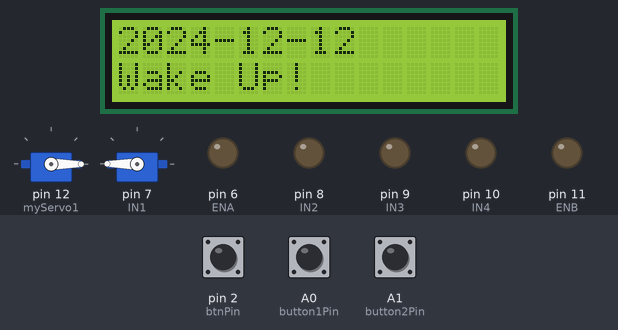
Simulated run of this sketch. Board: Arduino Uno, built with avr-gcc and run on an emulated ATmega328P. Shown: 16×2 character LCD, 2 × servo, output pins drawn as LEDs (lit = HIGH). Inputs (shaded band) come from the test bench; at power-on: A0 (button1Pin) HIGH, A1 (button2Pin) HIGH, pin 2 (btnPin) HIGH. The local clock reads 2024-03-15 10:24:30 at power-on unless the sketch sets it; what the sketch prints to the serial monitor is not drawn.

Above: at 12.6 s.
12.7 s: A0 (button1Pin) pulled LOW for 3.2 s
At 14.6 s:
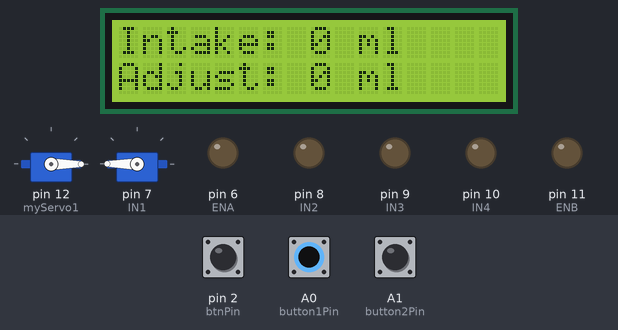
17.4 s: A1 (button2Pin) pulled LOW for 0.35 s
At 17.7 s:
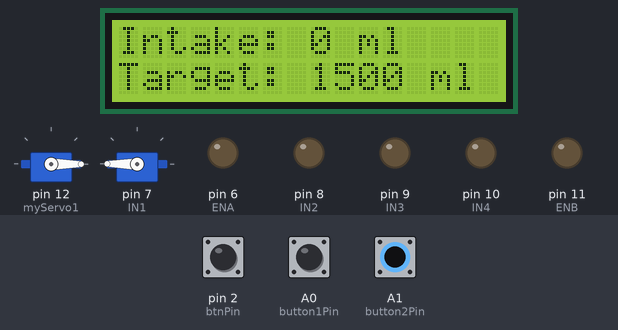
19.2 s: A0 (button1Pin) pulled LOW for 0.35 s
At 19.8 s:
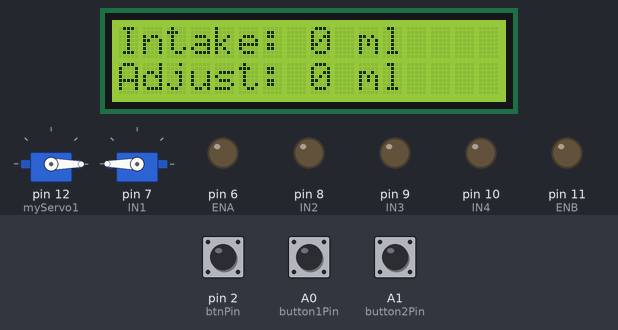
21.0 s: A1 (button2Pin) pulled LOW for 1 s
At 21.6 s:
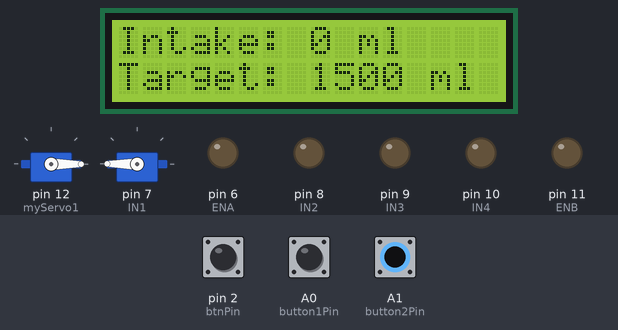
Timing chart, 0 to 24.0 s (numbered marks = the images above; inputs shaded):
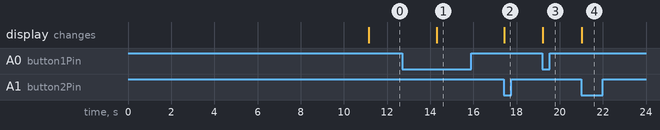

Measured:
- after the input at 12.7 s, the display: changes after 1.6 s (image 1)
- after the input at 17.4 s, the display: changes at once (image 2)
- after the input at 19.2 s, the display: changes at once (image 3)
- after the input at 21.0 s, the display: changes at once (image 4)

The sketch:

main.ino
```cpp
#include <ThreeWire.h>
#include <RtcDS1302.h>
#include <LiquidCrystal_I2C.h>
#include <Servo.h>

#define ENA 6   // 왼쪽 바퀴 속도 제어 (PWM 핀)
#define IN1 7   // 왼쪽 바퀴 제어 핀 1
#define IN2 8   // 왼쪽 바퀴 제어 핀 2

#define ENB 11  // 오른쪽 바퀴 속도 제어 (PWM 핀)
#define IN3 9   // 오른쪽 바퀴 제어 핀 1
#define IN4 10  // 오른쪽 바퀴 제어 핀 2

#define button1Pin A0 // 첫 번째 버튼 (감소)
#define button2Pin A1 // 두 번째 버튼 (조절/저장)
#define button3Pin 1 // 세 번째 버튼 (증가)

ThreeWire myWire(4, 5, 3); // IO, SCLK, CE 디지털 연결 번호
RtcDS1302<ThreeWire> Rtc(myWire);
LiquidCrystal_I2C lcd(0x27, 16, 2); // LCD 주소, 크기 (16x2)

int buzzerPin = 13;       // 부저 핀 8 -> 13
int btnPin = 2;          // 버튼 핀
int count = 0; // 알람 카운트
bool isBuzzerOn = true; // 부저 상태 (기본값: 꺼짐)

Servo myServo1; // 첫 번째 서보 객체 생성 (= 오른쪽 눈썹)
Servo myServo2; // 두 번째 서보 객체 생성 (= 왼쪽 눈썹)
int brow_R = 0; // 오른쪽 눈썹 초기화 각도
int brow_L = 180; // 왼쪽 눈썹 초기화 각도

// 변수 초기화
int currentIntake = 0; // 현재 섭취량
int targetIntake = 1500; // 목표 섭취량
int tempIntake = 0; // 임시 섭취량
bool adjustMode = false; // 조절 모드 플래그

void setup() {
    Serial.begin(9600);
    lcd.begin();
    lcd.backlight();
    Rtc.Begin();
    pinMode(buzzerPin, OUTPUT);
    pinMode(btnPin, INPUT_PULLUP); // 버튼 핀을 풀업 저항으로 설정
    // RTC 모듈 초기화 (2024년 12월 9일 오전 12시 2분)
    RtcDateTime compiled(2024, 12, 12, 12, 2, 50);
    Rtc.SetDateTime(compiled);

    // 초기화 메시지 출력
    RtcDateTime now = Rtc.GetDateTime();
    printDateTime(now);
    Serial.println();
    lcd.clear();
    lcd.print("RTC Initialized");
    delay(2000);
    myServo1.attach(12); // 서보1 핀 번호 9 - > 12
    myServo1.write(brow_R); // 오른쪽 눈썹(= 서보1) 초기 각도 설정
    myServo2.attach(7); // 서보2 핀 번호 7 -> 2
    myServo2.write(brow_L); // 왼쪽 눈썹(서보2) 초기 각도 설정
    Serial.begin(9600); // 시리얼 통신 시작
    Serial.println("서보 제어 프로그램 시작");
    Serial.println("1: 각도 증가, 2: 원래 각도로 복귀");

    // 핀 모드 설정
    pinMode(ENA, OUTPUT);
    pinMode(IN1, OUTPUT);
    pinMode(IN2, OUTPUT);

    pinMode(ENB, OUTPUT);
    pinMode(IN3, OUTPUT);
    pinMode(IN4, OUTPUT);

    pinMode(button1Pin, INPUT_PULLUP);
    pinMode(button2Pin, INPUT_PULLUP);
    pinMode(button3Pin, INPUT_PULLUP);
}

void loop() {
    static int lastButtonState = HIGH; // 이전 버튼 상태 저장
    static bool buttonPressed = false; // 버튼이 눌렸는지 여부

    int btnState = digitalRead(btnPin); // 버튼 상태 읽기

    // 버튼 눌림 확인 (디바운싱 처리 추가)
    if (btnState == LOW && lastButtonState == HIGH) {
        delay(50); // 디바운싱을 위한 잠시 대기
        buttonPressed = !buttonPressed; // 상태 토글
        if (buttonPressed) {
            isBuzzerOn = true; // 부저 끄기
            noTone(buzzerPin); // 부저 소리 끄기
            Serial.println("Button Pressed: Buzzer ON");
        } else {
            isBuzzerOn = false; // 부저 켜기
            Serial.println("Button Released: Buzzer OFF");
        }
    }

    lastButtonState = btnState; // 버튼 상태 업데이트
    if (count < 3) {
      Serial.print(count);
      Serial.println("번 시작");
      // 현재 시간 가져오기
      RtcDateTime now = Rtc.GetDateTime();
      printDateTime(now);
      Serial.println();

      // 특정 시간에 LCD 메시지 출력 및 멜로디 재생
      if (now.Year() == 2024 && now.Month() == 12 && now.Day() == 12 && now.Hour() == 12 && now.Minute() == 3) {
          lcd.clear();
          lcd.print("2024-12-12");
          lcd.setCursor(0, 1);
          lcd.print("Wake Up!");

          // 부저 상태가 켜져 있으면 멜로디 재생
          if (isBuzzerOn) {
              if(count == 0){
                 Serial.print(brow_R);
                 Serial.print(brow_L);
                 Serial.println(" 눈썹각도");
              }
              Serial.println("시작");
              playMelody();
              Serial.println("끝남");
              stopMovement();
              if(count == 3){
                 // eyebrow(count);
              }
          }
      } else {
          noTone(buzzerPin); // 알람 시간이 아니면 부저 끄기
      }
    }else{
      Serial.print("카운트 종료");
      updateIntake();
    }
    delay(3000); // 1초 대기
}

void playMelody() {
  int melody[] =    { 330, 330, 330, 330, 330, 330, 330, 392, 262, 294, 330, 349, 349, 349, 349, 349, 330, 330, 330, 330, 294, 294, 330, 294, 392 };
  int durations[] = { 300, 300, 600, 300, 300, 600, 300, 300, 300, 300, 600, 300, 300, 300, 300, 300, 300, 300, 300, 300, 300, 300, 300, 300, 600};
  int delays[] =    { 300, 300, 600, 300, 300, 600, 300, 300, 300, 300, 600, 300, 300, 300, 300, 300, 300, 300, 300, 300, 300, 300, 300, 600, 600 };
   for (int i = 0; i < 25; i++) {
    // 버튼 상태를 계속 확인
    if (i == 1){
      eyebrow(count);
      moveForward();
    }
    if (i == 7){
       moveBackward();
    }
    if (i == 13){
      turnLeft();
    }
    if(i==16){
      moveForward();
    }
    if(i==21){
      turnRight();
    }

    int btnState = digitalRead(btnPin); // 버튼 상태 읽기
    if (btnState == HIGH) {
      Serial.println("Button pressed, stopping melody.");
      // 버튼으로 꺼짐 -> 상태변화 주기 --
      count = 3;
      eyebrow(count);
      return; // 버튼이 눌리면 함수 종료
    }

    tone(buzzerPin, melody[i], durations[i]); // 현재 음 재생
    delay(delays[i]);
  }
  count = count + 1;
  // 소절 간 대기
  delay(1000);
}

void printDateTime(const RtcDateTime& dt) {
    char datestring[20];
    snprintf_P(datestring, sizeof(datestring), PSTR("%02u/%02u/%04u %02u:%02u:%02u"),
               dt.Month(), dt.Day(), dt.Year(), dt.Hour(), dt.Minute(), dt.Second());
    Serial.print(datestring);
}

void eyebrow(int alarmcount){
  if (alarmcount == 1 || alarmcount == 2) { // '1'을 입력받으면 --> 알람이 울리면
    if (brow_R < 50) { // 오른쪽 눈썹 최대 각도 50도
      brow_R += 25;
      if (brow_R > 50) {
        brow_R = 50; // 50도를 초과하지 않도록 제한
      }
      myServo1.write(brow_R); // 오른쪽 눈썹 각도 설정
      Serial.print("서보1 현재 각도: ");
      Serial.println(brow_R);
    }

    if (brow_L > 130) { // 왼쪽 눈썹 최소 각도 130도
      brow_L -= 25;
      if (brow_L < 130) {
        brow_L = 130; // 각도가 130도 미만이 되지 않도록 제한
      }
      myServo2.write(brow_L); // 왼쪽 눈썹 각도 설정
      Serial.print("서보2 현재 각도: ");
      Serial.println(brow_L);
    }
  }
  if (alarmcount > 2) { // '2'를 입력받으면 --> 알람을 끄면
    brow_R = 0;
    myServo1.write(brow_R); // 오른쪽 눈썹 각도를 0도로 설정
    Serial.println("오른쪽 눈썹 원래 각도로 복귀");

    brow_L = 180;
    myServo2.write(brow_L); // 왼쪽 눈썹 각도를 180도로 설정
    Serial.println("왼쪽 눈썹 원래 각도로 복귀");
  }
}

// 모든 모터 정지 함수
void stopMovement() {
  digitalWrite(IN1, LOW);
  digitalWrite(IN2, LOW);
  digitalWrite(IN3, LOW);
  digitalWrite(IN4, LOW);
  analogWrite(ENA, 0);
  analogWrite(ENB, 0);
}

// 전진
void moveForward() {
  digitalWrite(IN1, HIGH);
  digitalWrite(IN2, LOW);
  digitalWrite(IN3, HIGH);
  digitalWrite(IN4, LOW);
  analogWrite(ENA, 255); // 왼쪽 바퀴 속도
  analogWrite(ENB, 255); // 오른쪽 바퀴 속도
}

// 후진
void moveBackward() {
  digitalWrite(IN1, LOW);
  digitalWrite(IN2, HIGH);
  digitalWrite(IN3, LOW);
  digitalWrite(IN4, HIGH);
  analogWrite(ENA, 255); // 왼쪽 바퀴 속도
  analogWrite(ENB, 255); // 오른쪽 바퀴 속도
}

// 좌회전
void turnLeft() {
  digitalWrite(IN1, LOW);
  digitalWrite(IN2, LOW);
  digitalWrite(IN3, HIGH);
  digitalWrite(IN4, LOW);
  analogWrite(ENA, 0);   // 왼쪽 바퀴 정지
  analogWrite(ENB, 255); // 오른쪽 바퀴 속도
}

// 우회전
void turnRight() {
  digitalWrite(IN1, HIGH);
  digitalWrite(IN2, LOW);
  digitalWrite(IN3, LOW);
  digitalWrite(IN4, LOW);
  analogWrite(ENA, 255); // 왼쪽 바퀴 속도
  analogWrite(ENB, 0);   // 오른쪽 바퀴 정지
}
// 현재 상태 화면 업데이트
void updateDisplay() {
  lcd.clear();
  lcd.setCursor(0, 0);
  lcd.print("Intake: ");
  lcd.print(currentIntake);
  lcd.print(" ml");

  lcd.setCursor(0, 1);
  lcd.print("Target: ");
  lcd.print(targetIntake);
  lcd.print(" ml");
}

// 조절 모드 화면 업데이트
void updateAdjustDisplay() {
  lcd.setCursor(0, 1);
  lcd.print("Adjust: ");
  lcd.print(tempIntake);
  lcd.print(" ml    ");
}

void updateIntake(){
  updateDisplay();
  while(1){

  // 조절 모드
    if (digitalRead(button1Pin) == LOW) {
      // 첫 번째 버튼으로 10ml 감소
      tempIntake = max(0, tempIntake - 10);
      updateAdjustDisplay();
      delay(200);
    }

    if (digitalRead(button3Pin) == LOW) {
      // 세 번째 버튼으로 10ml 증가
      tempIntake += 10;
      updateAdjustDisplay();
      delay(200);
    }

    if (digitalRead(button2Pin) == LOW) {
      // 가운데 버튼을 눌러 저장
      currentIntake = min(targetIntake, currentIntake + tempIntake);
      adjustMode = false;
      updateDisplay();
      delay(200); // 디바운싱
    }
  }

}
```
